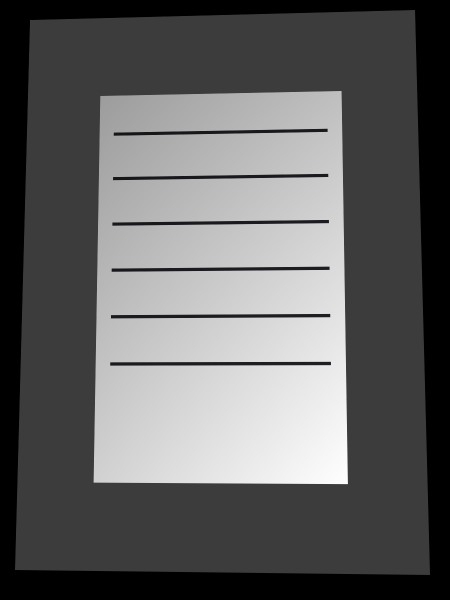
#> input picture bin-src/_smoke_photo.png, 900 x 1200 px (shown at 1/2 size)
$ python -i photo_converter_cli.py   (imports and definitions only)
#> lines starting #> are read from the running program, lines starting #| are printed output that depends on the picture
# -*- coding: utf-8 -*-
"""
Photo Converter / ICO Converter (CLI-enabled rebuild)
======================================================
Reconstruction of the original "Modern ICO Converter" desktop application.

Processing core (identical engine to the original app):
    open image -> convert("RGBA") -> center square crop -> LANCZOS resize
    -> save as multi-size .ico via Pillow's ICO writer.

Added a command-line mode so the app can be driven reliably by external
tooling without any GUI interaction.

Usage (CLI):
    PhotoConverter.exe --input <image> --output <file> [--format ico|png|jpg|jpeg|bmp|tiff|webp|gif] [--sizes 16,32,48,64,128,256]

    --format ico    multi-size .ico (center square crop, LANCZOS) [default]
    --format other  straight format conversion, original dimensions preserved

Exit codes:
    0  success
    2  usage / argument error
    1  processing error
"""

import os
import sys
import argparse

from PIL import Image, ImageOps

# ---------------------------------------------------------------------------
# Shared processing core (same engine as the original app)
# ---------------------------------------------------------------------------

DEFAULT_ICO_SIZES = [16, 32, 48, 64, 128, 256]
SUPPORTED_FORMATS = (".png", ".jpg", ".jpeg", ".bmp", ".tiff", ".gif", ".webp")
PIL_FORMATS = {
    "jpg": "JPEG",
    "jpeg": "JPEG",
    "png": "PNG",
    "bmp": "BMP",
    "tiff": "TIFF",
    "webp": "WEBP",
    "gif": "GIF",
}
FORMAT_EXTENSIONS = {
    "ico": ".ico",
    "png": ".png",
    "jpg": ".jpg",
    "jpeg": ".jpg",
    "bmp": ".bmp",
    "tiff": ".tiff",
    "webp": ".webp",
    "gif": ".gif",
}


def image_to_fullsize_ico(input_path, output_path, sizes=None):
    """Convert an image to a square, multi-size .ico (RGBA, LANCZOS resize)."""
#> called with input_path = '_smoke_photo.png', output_path = 'out.png'
    if sizes is None:
        sizes = DEFAULT_ICO_SIZES
    sizes = sorted(set(int(s) for s in sizes if int(s) > 0))
    if not sizes:
        raise ValueError("at least one positive ICO size is required")

    img = Image.open(input_path)
#> img is the input picture: PIL image 900x1200 RGB; mean R, G, B 98.2, 98.2, 98.3
    img = ImageOps.exif_transpose(img).convert("RGBA")
#> img: PIL image 900x1200 RGBA
    width, height = img.size
#> width = 900; height = 1200
    min_side = min(width, height)
#> min_side = 900

    # center square crop
    left = (width - min_side) // 2
#> left = 0
    top = (height - min_side) // 2
#> top = 150
    right = left + min_side
#> right = 900
    bottom = top + min_side
#> bottom = 1050
    img = img.crop((left, top, right, bottom))
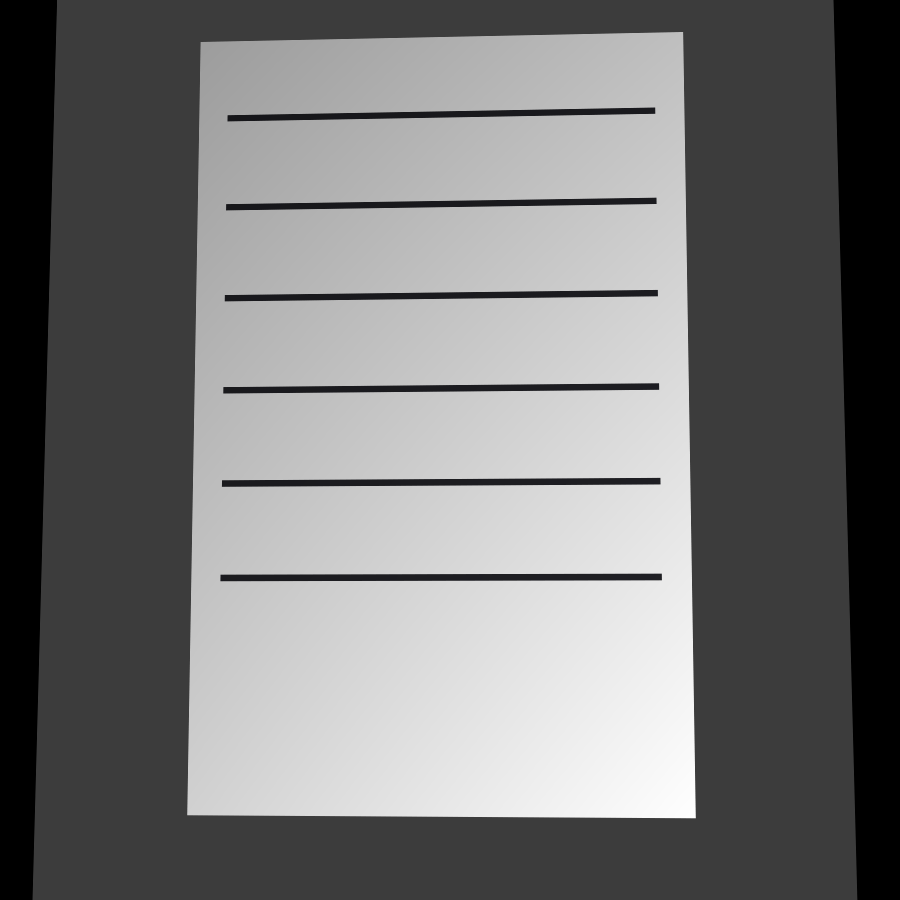
#> img: PIL image 900x900 RGBA; mean R, G, B, A 118.3, 118.3, 118.4, 255

    # resize the base image to the largest requested size (LANCZOS, as original)
    max_size = max(sizes)
    if img.width != max_size or img.height != max_size:
        img = img.resize((max_size, max_size), Image.LANCZOS)
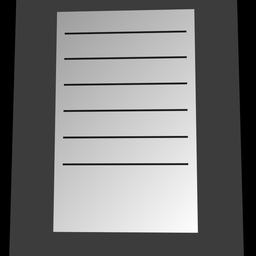
#> img: PIL image 256x256 RGBA; mean R, G, B, A 118.3, 118.3, 118.4, 255

    # Pillow generates every requested size from the base image
    img.save(output_path, format="ICO", sizes=[(s, s) for s in sizes])
    return img


# [290 lines left out: functions convert_to_format, cli_main, gui_main, main, not called in this run]


# [2 lines not run here, left out]

>>> result = image_to_fullsize_ico('_smoke_photo.png', 'out.png')
